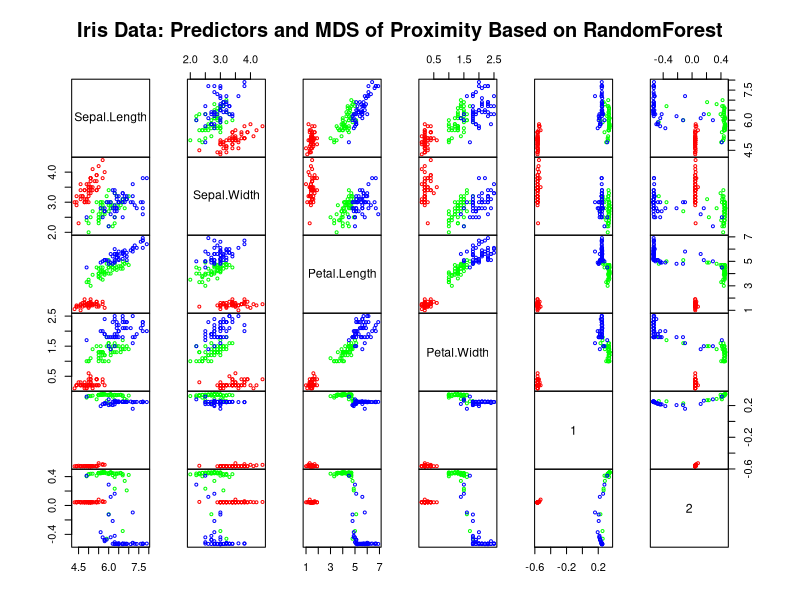
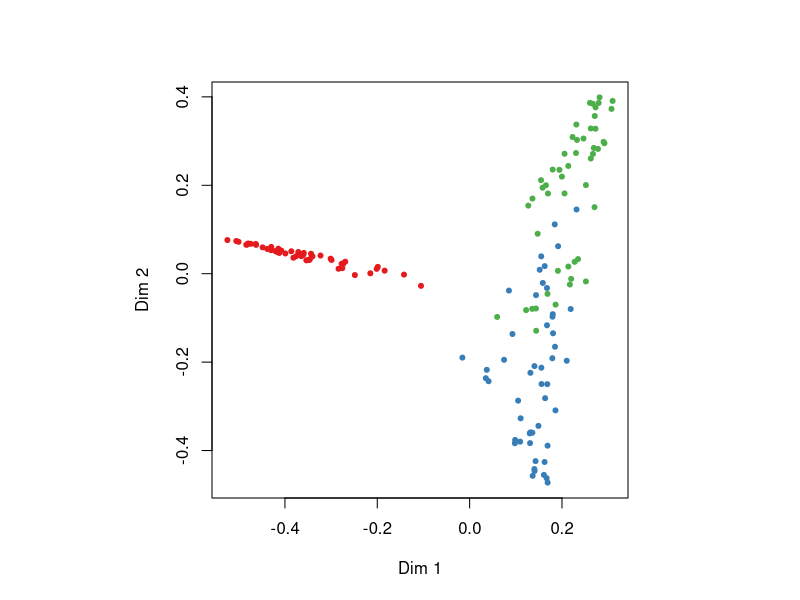

The R source for these figures, in order:
library(randomForest)


# Classification ----
data(iris)
set.seed(71)
iris.rf <- randomForest(Species ~ ., data=iris, importance=TRUE,
                        proximity=TRUE)
print(iris.rf)

# Importance of each variable
round(importance(iris.rf), 2)

# Do MDS on 1 - proximity
iris.mds <- cmdscale(1 - iris.rf$proximity, eig=TRUE)
op <- par(pty="s")
pairs(cbind(iris[,1:4], iris.mds$points), cex=0.6, gap=0,
      col=c("red", "green", "blue")[as.numeric(iris$Species)],
      main="Iris Data: Predictors and MDS of Proximity Based on RandomForest")
par(op)
print(iris.mds$GOF)

# Unsupervised case:
set.seed(17)
iris.urf <- randomForest(iris[, -5])
MDSplot(iris.urf, iris$Species)

# Stratified sampling: draw 20, 30, and 20 of the species to grow each tree
(iris.rf2 <- randomForest(iris[1:4], iris$Species, 
                          sampsize=c(20, 30, 20)))


# Regression ----
data(airquality)
set.seed(131)
ozone.rf <- randomForest(Ozone ~ ., data=airquality, mtry=3,
                         importance=TRUE, na.action=na.omit)
print(ozone.rf)

# Important of each variable
round(importance(ozone.rf), 2)

# "x" can be a matrix instead of a data frame
set.seed(17)
x <- matrix(runif(5e2), 100)
y <- gl(2, 50)
(myrf <- randomForest(x, y))
(predict(myrf, x))